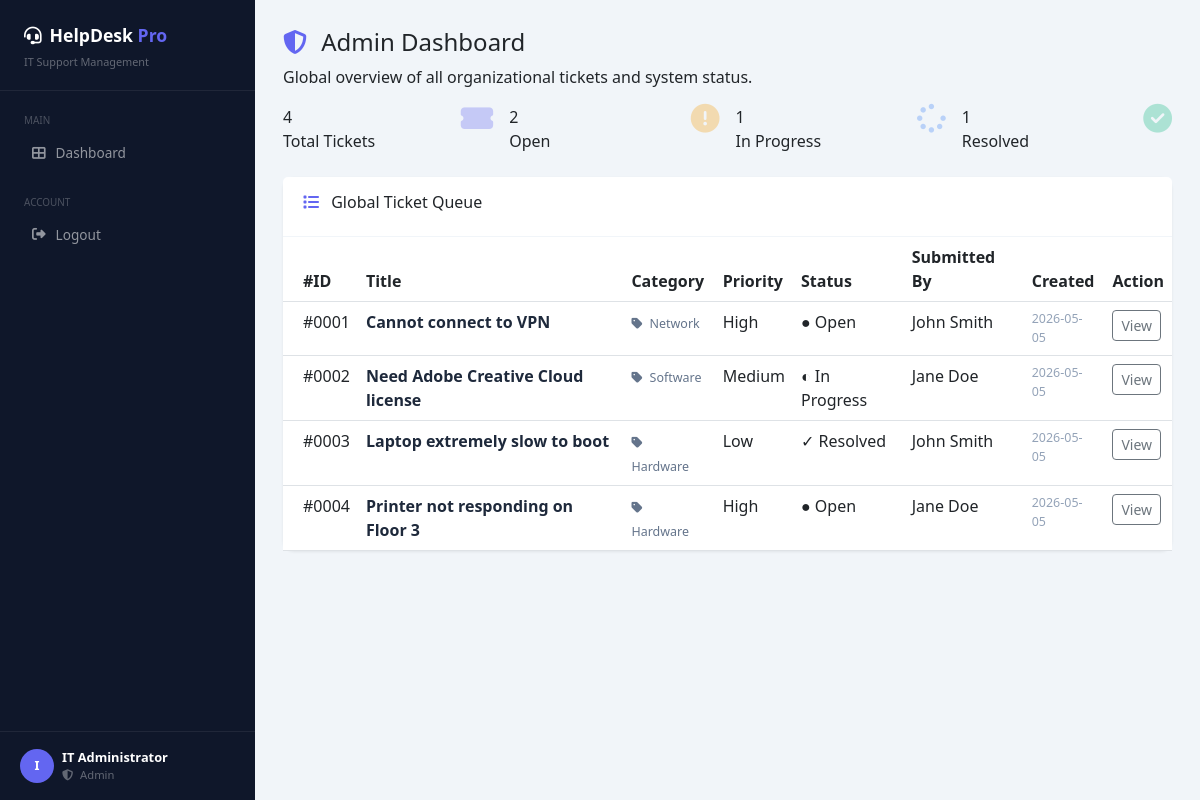
The page /dashboard (signed in) on the database as committed earlier.
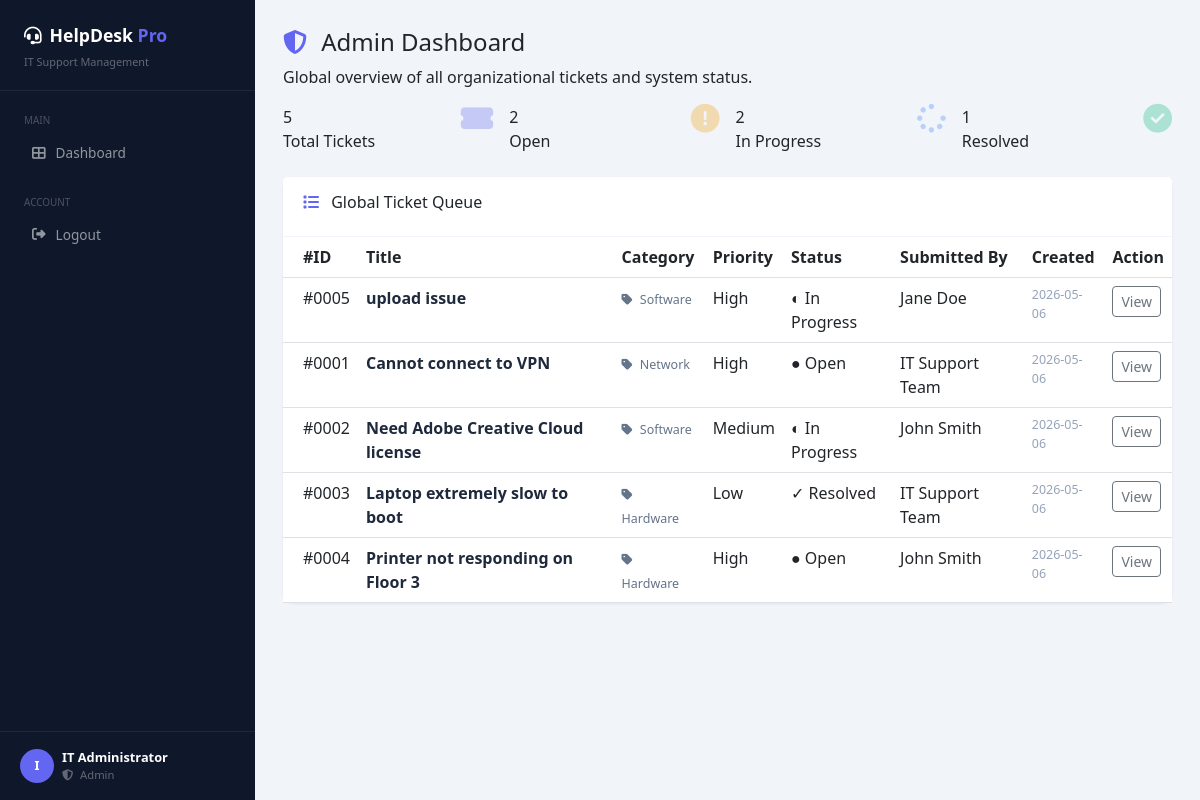
The same page on the database as committed later.
### tables this page shows
CREATE TABLE tickets (
            id INTEGER PRIMARY KEY AUTOINCREMENT,
            title TEXT NOT NULL,
            description TEXT NOT NULL,
            category TEXT NOT NULL DEFAULT 'General',
            status TEXT NOT NULL DEFAULT 'Open',
            priority TEXT NOT NULL DEFAULT 'Medium',
            created_by INTEGER NOT NULL,
            created_at TEXT DEFAULT CURRENT_TIMESTAMP,
            updated_at TEXT DEFAULT CURRENT_TIMESTAMP,
            FOREIGN KEY (created_by) REFERENCES users(id)
        );

CREATE TABLE users (
            id INTEGER PRIMARY KEY AUTOINCREMENT,
            username TEXT UNIQUE NOT NULL,
            password TEXT NOT NULL,
            role TEXT NOT NULL DEFAULT 'employee',
            full_name TEXT NOT NULL DEFAULT 'User'
        );

### app.py (the view, shortened to what this page needs)
@app.route('/dashboard')
@login_required
def dashboard():
    conn = get_db()
    if session['role'] in ['admin', 'support']:
        tickets = conn.execute('''
            SELECT t.*, u.full_name as creator_name
            FROM tickets t JOIN users u ON t.created_by = u.id
            ORDER BY t.created_at DESC
        ''').fetchall()
    total_users = conn.execute('SELECT COUNT(*) FROM users').fetchone()[0]
    conn.close()
    stats = {
        'total': len(tickets),
        'open': sum(1 for t in tickets if t['status'] == 'Open'),
        'in_progress': sum(1 for t in tickets if t['status'] == 'In Progress'),
        'resolved': sum(1 for t in tickets if t['status'] == 'Resolved'),
        'total_users': total_users
    }
    return render_template('dashboard.html', tickets=tickets, stats=stats)

### app.py (called while the page is built)
def get_db():
    os.makedirs(DB_DIR, exist_ok=True)
    conn = sqlite3.connect(DB_PATH)
    conn.row_factory = sqlite3.Row
    return conn

def login_required(f):
    @wraps(f)
    def decorated(*args, **kwargs):
        if 'user_id' not in session:
            return redirect(url_for('login'))
        return f(*args, **kwargs)
    return decorated

### templates/dashboard.html (shortened to what this page needs)
{% extends "base.html" %}
{% block content %}
<div class="page-header">
    <h4>
        {% if session.role == 'admin' %}
            <i class="fas fa-shield-alt me-2" style="color:#6366f1;"></i> Admin Dashboard
        {% elif session.role == 'support' %}
            <i class="fas fa-tools me-2" style="color:#6366f1;"></i> IT Support Desk
        {% else %}
            <i class="fas fa-th-large me-2" style="color:#6366f1;"></i> My Tickets
        {% endif %}
    </h4>
    <p>
        {% if session.role == 'admin' %}
            Global overview of all organizational tickets and system status.
        {% elif session.role == 'support' %}
            Manage, triage, and resolve active employee IT requests.
        {% else %}
            Track the status of your personal IT support requests.
        {% endif %}
    </p>
</div>
<div class="row g-3 mb-4">
    <div class="col-md-3">
        <div class="stat-card c-total">
            <div class="d-flex justify-content-between">
                <div>
                    <div class="stat-num">{{ stats.total }}</div>
                    <div class="stat-label">Total Tickets</div>
                </div>
                <i class="fas fa-ticket-alt stat-icon"
                   style="color:#6366f1;opacity:0.3;font-size:1.8rem;"></i>
            </div>
        </div>
    </div>
    <div class="col-md-3">
        <div class="stat-card c-open">
            <div class="d-flex justify-content-between">
                <div>
                    <div class="stat-num">{{ stats.open }}</div>
                    <div class="stat-label">Open</div>
                </div>
                <i class="fas fa-circle-exclamation stat-icon"
                   style="color:#f59e0b;opacity:0.3;font-size:1.8rem;"></i>
            </div>
        </div>
    </div>
    <div class="col-md-3">
        <div class="stat-card c-progress">
            <div class="d-flex justify-content-between">
                <div>
                    <div class="stat-num">{{ stats.in_progress }}</div>
                    <div class="stat-label">In Progress</div>
                </div>
                <i class="fas fa-spinner stat-icon"
                   style="color:#3b82f6;opacity:0.3;font-size:1.8rem;"></i>
            </div>
        </div>
    </div>
    <div class="col-md-3">
        <div class="stat-card c-resolved">
            <div class="d-flex justify-content-between">
                <div>
                    <div class="stat-num">{{ stats.resolved }}</div>
                    <div class="stat-label">Resolved</div>
                </div>
                <i class="fas fa-check-circle stat-icon"
                   style="color:#10b981;opacity:0.3;font-size:1.8rem;"></i>
            </div>
        </div>
    </div>
</div>
<div class="card">
    <div class="card-header d-flex justify-content-between align-items-center">
        <h6>
            <i class="fas fa-list me-2" style="color:#6366f1;"></i>
            {% if session.role == 'admin' %}
                Global Ticket Queue
            {% elif session.role == 'support' %}
                Active Support Queue
            {% else %}
                My Ticket History
            {% endif %}
        </h6>
    </div>
    <div class="card-body p-0">
        {% if tickets %}
        <table class="table mb-0">
            <thead>
                <tr>
                    <th style="padding-left:20px;">#ID</th>
                    <th>Title</th>
                    <th>Category</th>
                    <th>Priority</th>
                    <th>Status</th>
                    {% if session.role in ['admin', 'support'] %}
                        <th>Submitted By</th>
                    {% endif %}
                    <th>Created</th>
                    <th>Action</th>
                </tr>
            </thead>
            <tbody>
                {% for ticket in tickets %}
                <tr>
                    <td style="padding-left:20px;">
                        <span class="ticket-id">#{{ '%04d' % ticket.id }}</span>
                    </td>
                    <td>
                        <div style="font-weight:600;color:#1e293b;">
                            {{ ticket.title }}
                        </div>
                    </td>
                    <td>
                        <span style="font-size:0.78rem;color:#64748b;">
                            <i class="fas fa-tag me-1"></i>
                            {{ ticket.category }}
                        </span>
                    </td>
                    <td>
                        <span class="p-{{ ticket.priority|lower }}">
                            {{ ticket.priority }}
                        </span>
                    </td>
                    <td>
                        {% if ticket.status == 'Open' %}
                            <span class="badge-status s-open">● Open</span>
                        {% elif ticket.status == 'In Progress' %}
                            <span class="badge-status s-inprogress">◐ In Progress</span>
                        {% elif ticket.status == 'Resolved' %}
                            <span class="badge-status s-resolved">✓ Resolved</span>
                        {% else %}
                            <span class="badge-status s-closed">✗ Closed</span>
                        {% endif %}
                    </td>
                    {% if session.role in ['admin', 'support'] %}
                    <td>{{ ticket.creator_name }}</td>
                    {% endif %}
                    <td style="font-size:0.78rem;color:#94a3b8;">
                        {{ ticket.created_at[:10] }}
                    </td>
                    <td>
                        <a href="{{ url_for('view_ticket', ticket_id=ticket.id) }}"
                           class="btn btn-outline-secondary btn-sm">
                            View
                        </a>
                    </td>
                </tr>
                {% endfor %}
            </tbody>
        </table>
        {% endif %}
    </div>
</div>
{% endblock %}

### templates/base.html (shortened to what this page needs)
<!DOCTYPE html>
<html lang="en">
<head>
    <link href="https://cdn.jsdelivr.net/npm/bootstrap@5.3.0/dist/css/bootstrap.min.css" rel="stylesheet">
    <link href="https://cdnjs.cloudflare.com/ajax/libs/font-awesome/6.4.0/css/all.min.css" rel="stylesheet">
</head>
<body>
{% if 'user_id' in session %}
<div class="sidebar">
    <div class="sidebar-brand">
        <p class="brand-name">
            <i class="fas fa-headset me-2"></i>HelpDesk <span>Pro</span>
        </p>
        <small>IT Support Management</small>
    </div>
    <nav class="mt-2 flex-grow-1">
        <div class="sidebar-section-label">Main</div>
        <a href="{{ url_for('dashboard') }}" class="nav-link">
            <i class="fas fa-th-large"></i> Dashboard
        </a>
        <div class="sidebar-section-label mt-2">Account</div>
        <a href="{{ url_for('logout') }}" class="nav-link">
            <i class="fas fa-sign-out-alt"></i> Logout
        </a>
    </nav>
    <div class="sidebar-user d-flex align-items-center gap-2">
        <div class="user-avatar">{{ session.full_name[0].upper() }}</div>
        <div>
            <div style="color:#fff; font-size:0.8rem; font-weight:600;">
                {{ session.full_name }}
            </div>
            <div style="color:rgba(255,255,255,0.35); font-size:0.7rem;">
                {% if session.role == 'admin' %}
                    <i class="fas fa-shield-alt me-1"></i>
                {% elif session.role == 'support' %}
                    <i class="fas fa-tools me-1"></i>
                {% endif %}
                {{ session.role|capitalize }}
            </div>
        </div>
    </div>
</div>
<div class="main-content">
    {% block content %}{% endblock %}
</div>
{% else %}
{% block auth_content %}{% endblock %}
{% endif %}
</body>
</html>

### templates/base.html (style rules this page uses)
body { background: #f1f5f9; font-family: 'Segoe UI', sans-serif; margin: 0; }
.sidebar { width: 255px; min-height: 100vh; background: #0f172a; position: fixed; top: 0; left: 0; z-index: 100; display: flex; flex-direction: column; }
.sidebar-brand { padding: 22px 24px 18px; border-bottom: 1px solid rgba(255,255,255,0.07); }
.brand-name { color: #fff; font-weight: 700; font-size: 1.1rem; margin: 0; }
.brand-name span { color: #6366f1; }
.sidebar-brand small { color: rgba(255,255,255,0.35); font-size: 0.68rem; }
.sidebar .nav-link { color: rgba(255,255,255,0.55); padding: 9px 20px; border-radius: 8px; margin: 2px 12px; font-size: 0.85rem; font-weight: 500; display: flex; align-items: center; gap: 10px; text-decoration: none; }
.sidebar-section-label { color: rgba(255,255,255,0.25); font-size: 0.62rem; text-transform: uppercase; padding: 14px 24px 4px; }
.sidebar-user { margin-top: auto; padding: 16px 20px; border-top: 1px solid rgba(255,255,255,0.07); }
.user-avatar { width: 34px; height: 34px; background: #6366f1; border-radius: 50%; display: flex; align-items: center; justify-content: center; font-weight: 700; font-size: 0.8rem; color: #fff; }
.main-content { margin-left: 255px; padding: 28px; min-height: 100vh; }
.card { border: none; border-radius: 12px; box-shadow: 0 1px 3px rgba(0,0,0,0.07); }
.card-header { background: #fff; border-bottom: 1px solid #f1f5f9; padding: 16px 20px; border-radius: 12px 12px 0 0; }

Rows that differ between the two databases and show on the page:
added tickets: id "0005", title "upload issue", category "Software", priority "High", status "◐ In Progress", creator_name "Jane Doe", created_at "2026-05-06"
changed tickets "Cannot connect to VPN": creator_name "John Smith" → "IT Support Team"; created_at "2026-05-05" → "2026-05-06"
changed tickets "Need Adobe Creative Cloud license": creator_name "Jane Doe" → "John Smith"; created_at "2026-05-05" → "2026-05-06"
changed tickets "Laptop extremely slow to boot": creator_name "John Smith" → "IT Support Team"; created_at "2026-05-05" → "2026-05-06"
changed tickets "Printer not responding on Floor 3": creator_name "Jane Doe" → "John Smith"; created_at "2026-05-05" → "2026-05-06"
Other text that changed with them:
{{ stats.total }}: "4" → "5"
{{ stats.in_progress }}: "1" → "2"
